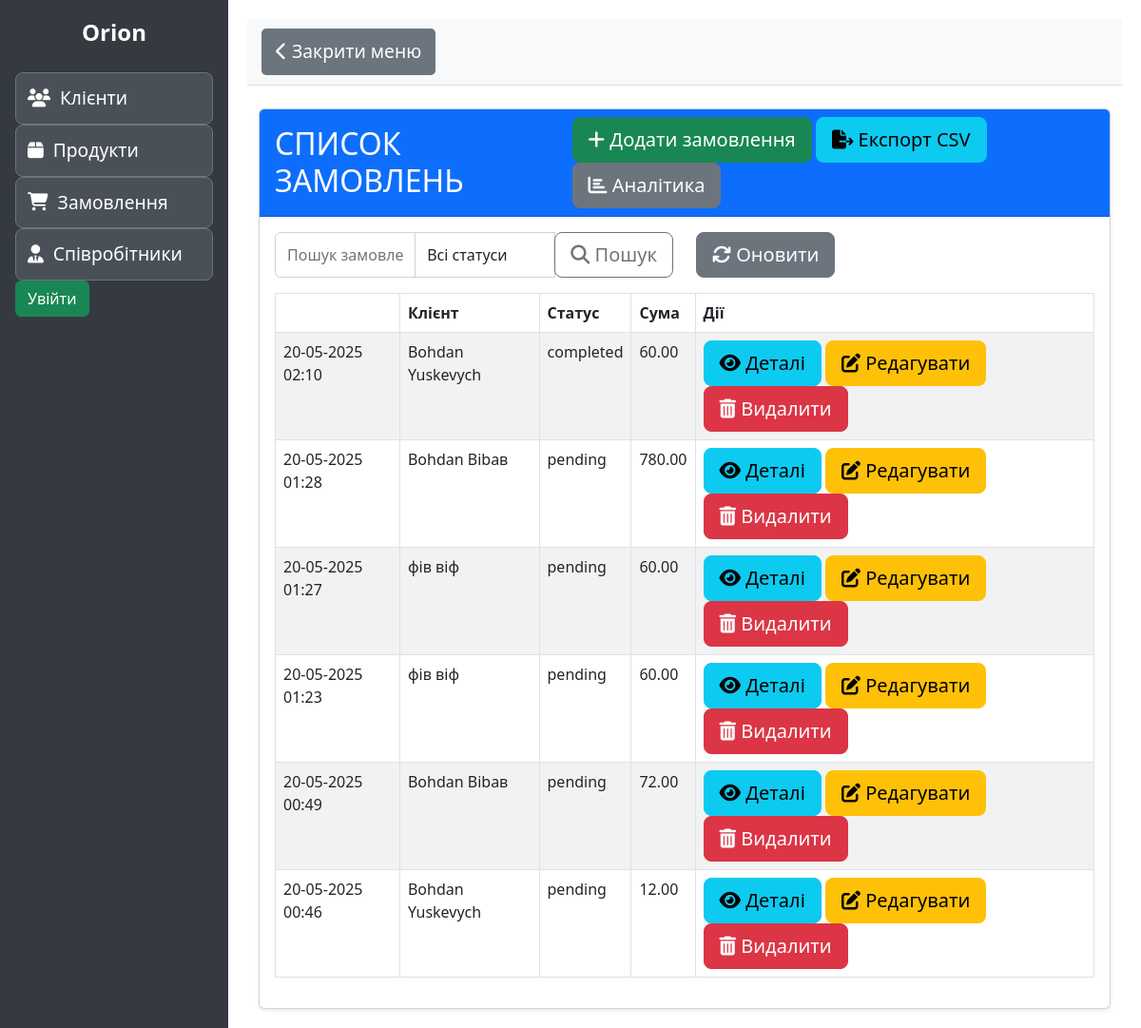
Screenshot of /orders/ with the database file from the repository.
### orders/models.py (models this page shows, shortened)
class Order(models.Model):
    STATUS_CHOICES = (
        ('pending', 'В очікуванні'),
        ('completed', 'Виконано'),
        ('canceled', 'Скасовано'),
    )
    customer = models.ForeignKey(Customer, on_delete=models.CASCADE)
    order_date = models.DateTimeField(auto_now_add=True)
    status = models.CharField(max_length=50, choices=STATUS_CHOICES, default='pending')
    total_amount = models.DecimalField(max_digits=10, decimal_places=2, default=0)
    notes = models.TextField(blank=True, null=True)
    class Meta:
        ordering = ['-order_date']

### customers/models.py (models this page shows)
class Customer(models.Model):
    first_name = models.CharField(max_length=50)
    last_name = models.CharField(max_length=50)
    email = models.EmailField(unique=True)
    phone = models.CharField(max_length=20, blank=True)
    address = models.TextField(blank=True)
    notes = models.TextField(blank=True)
    def __str__(self):
        return f"{self.first_name} {self.last_name}"
    class Meta:
        ordering = ['id']

### orders/views.py (the view)
# urls.py: path('', OrderListView.as_view(), name='order-list'),
class OrderListView(ListView):
    model = Order
    template_name = 'orders/order_list.html'
    context_object_name = 'orders'
    paginate_by = 10
    def get_queryset(self):
        queryset = super().get_queryset()
        search_query = self.request.GET.get("q")
        if search_query:
            queryset = queryset.filter(
                Q(customer__first_name__icontains=search_query) |
                Q(status__icontains=search_query)
            )
        status_filter = self.request.GET.get("status")
        if status_filter:
            queryset = queryset.filter(status=status_filter)
        sort_by = self.request.GET.get("sort_by")
        order = self.request.GET.get("order", "asc")
        if sort_by:
            if order == "desc":
                sort_by = "-" + sort_by
            queryset = queryset.order_by(sort_by)
        else:
            queryset = queryset.order_by("-order_date")
        return queryset
    def get_context_data(self, **kwargs):
        context = super().get_context_data(**kwargs)
        context['q'] = self.request.GET.get("q", "")
        context['status_filter'] = self.request.GET.get("status", "")
        try:
            context['status_choices'] = Order._meta.get_field('status').choices
        except Exception:
            context['status_choices'] = Order.objects.order_by('status').values_list('status', flat=True).distinct()
        return context
    def render_to_response(self, context, **response_kwargs):
        if self.request.GET.get("export") == "csv":
            queryset = self.get_queryset()
            response = HttpResponse(content_type="text/csv")
            response["Content-Disposition"] = 'attachment; filename="orders.csv"'
            writer = csv.writer(response)
            writer.writerow(["ID", "Клієнт", "Дата замовлення", "Статус", "Сума"])
            for order in queryset:
                writer.writerow([
                    order.id,
                    order.customer,
                    order.order_date.strftime("%Y-%m-%d %H:%M"),
                    order.status,
                    order.total_amount,
                ])
            return response
        else:
            return super().render_to_response(context, **response_kwargs)

### orders/templates/orders/order_list.html (shortened to what this page needs)
{% extends 'base.html' %}
{% load static %}
{% block content %}
<div class="container mt-4">
  <div class="card shadow-sm">
    <div class="card-header bg-primary text-white d-flex justify-content-between align-items-center">
      <h2 class="mb-0">СПИСОК ЗАМОВЛЕНЬ</h2>
      <div>
        <a href="{% url 'order-create' %}" class="btn btn-lg btn-success mr-2">
          <i class="fas fa-plus"></i> Додати замовлення
        </a>
        <a href="?export=csv{% if q %}&q={{ q }}{% endif %}{% if request.GET.sort_by %}&sort_by={{ request.GET.sort_by }}&order={{ request.GET.order }}{% endif %}{% if status_filter %}&status={{ status_filter }}{% endif %}"
           class="btn btn-lg btn-info">
          <i class="fas fa-file-export"></i> Експорт CSV
        </a>
    <a href="{% url 'order-analytics' %}" class="btn btn-lg btn-secondary">
      <i class="fas fa-chart-bar"></i> Аналітика
    </a>
      </div>
    </div>
    <div class="card-body">
      <div class="row mb-3">
        <div class="col-md-6">
          <form method="get" id="searchForm">
            <div class="input-group">
              <input type="text" name="q" class="form-control" placeholder="Пошук замовлень" value="{{ q }}">
              <select name="status" class="form-control">
                <option value="">Всі статуси</option>
              </select>
              <div class="input-group-append">
                <button class="btn btn-lg btn-outline-secondary" type="submit">
                  <i class="fas fa-search"></i> Пошук
                </button>
              </div>
            </div>
          </form>
        </div>
        <div class="col-md-6 text-right">
          <button class="btn btn-lg btn-secondary" onclick="location.reload();">
            <i class="fas fa-sync"></i> Оновити
          </button>
        </div>
      </div>
      <div id="ordersTableContainer">
        <table class="table table-bordered table-striped table-hover">
          <thead class="thead-dark">
            <tr>
              <th>
                <a href="?q={{ q }}&sort_by=order_date&order={% if request.GET.sort_by == 'order_date' and request.GET.order == 'asc' %}desc{% else %}asc{% endif %}{% if status_filter %}&status={{ status_filter }}{% endif %}" class="text-white">
                  Дата <i class="fas fa-sort"></i>
                </a>
              </th>
              <th>Клієнт</th>
              <th>Статус</th>
              <th>Сума</th>
              <th>Дії</th>
            </tr>
          </thead>
          <tbody>
            {% for order in orders %}
            <tr>
              <td>{{ order.order_date|date:"d-m-Y H:i" }}</td>
              <td>{{ order.customer }}</td>
              <td>{{ order.status }}</td>
              <td>{{ order.total_amount }}</td>
              <td>
                <a href="{% url 'order-detail' order.pk %}" class="btn btn-lg btn-info">
                  <i class="fas fa-eye"></i> Деталі
                </a>
                <a href="{% url 'order-update' order.pk %}" class="btn btn-lg btn-warning">
                  <i class="fas fa-edit"></i> Редагувати
                </a>
                <a href="{% url 'order-delete' order.pk %}" class="btn btn-lg btn-danger">
                  <i class="fas fa-trash-alt"></i> Видалити
                </a>
              </td>
            </tr>
            {% empty %}
            <tr>
              <td colspan="5" class="text-center">Немає замовлень</td>
            </tr>
            {% endfor %}
          </tbody>
        </table>
      </div>
    </div>
  </div>
</div>
{% endblock %}

### rows the page displays
Order: order_date "20-05-2025 02:10", customer "Bohdan Yuskevych", status "completed", total_amount "60.00"
Order: order_date "20-05-2025 01:28", customer "Bohdan Bibaв", status "pending", total_amount "780.00"
Order: order_date "20-05-2025 01:27", customer "фів віф", status "pending", total_amount "60.00"
Order: order_date "20-05-2025 01:23", customer "фів віф", status "pending", total_amount "60.00"
Order: order_date "20-05-2025 00:49", customer "Bohdan Bibaв", status "pending", total_amount "72.00"
Order: order_date "20-05-2025 00:46", customer "Bohdan Yuskevych", status "pending", total_amount "12.00"
